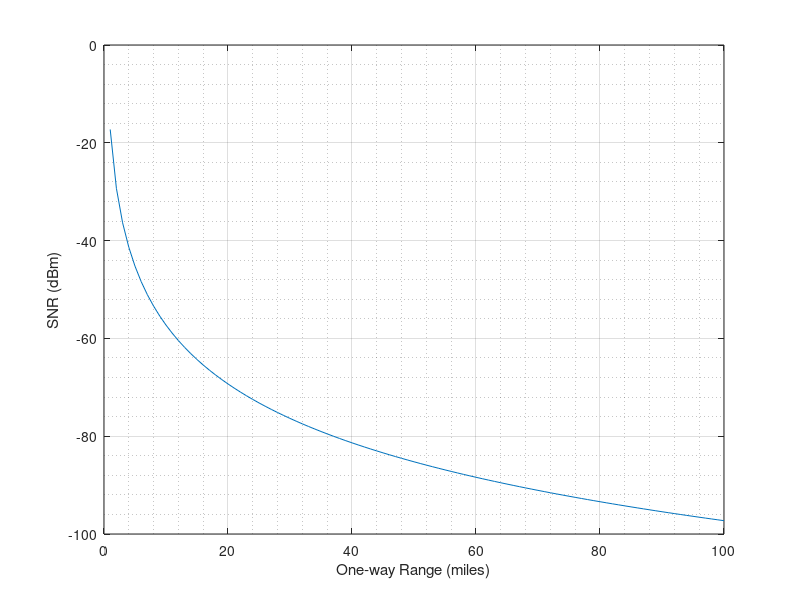

This chart was generated by the following MATLAB code:
clear; close all

% Parameters
grx_db = 0;         % rx antenna gain
gtx_db = 0;         % tx antenna gain
ptx_dbw = 30;       % tx power, watts dB
freqc_hz = 3e9;     % carrier frequency
rcs_m2 = 1;         % radar cross section, meter sq
bw_hz = 1e6;        % rx noise bandwidth
noisefig_db = 10;   % system noise figure

range_mi = 1:100;   % one way range to target, miles
temp = 290;         % standard temperature, kelvin
k = 1.38e-23;       % Boltzman's constant
c = 299702458;      % speed of light

range_m = 1609.34*range_mi;

snrrx_dbm = ptx_dbw + gtx_db + grx_db + 10*log10(rcs_m2) + ...
    20*log10(c/freqc_hz) - 10*3*log10(4*pi) - 10*4*log10(range_m) - ...
    10*log10(k*temp) - 10*log10(bw_hz) - noisefig_db;

plot(range_mi, snrrx_dbm)
ylabel('SNR (dBm)')
xlabel('One-way Range (miles)')
grid; grid minor

